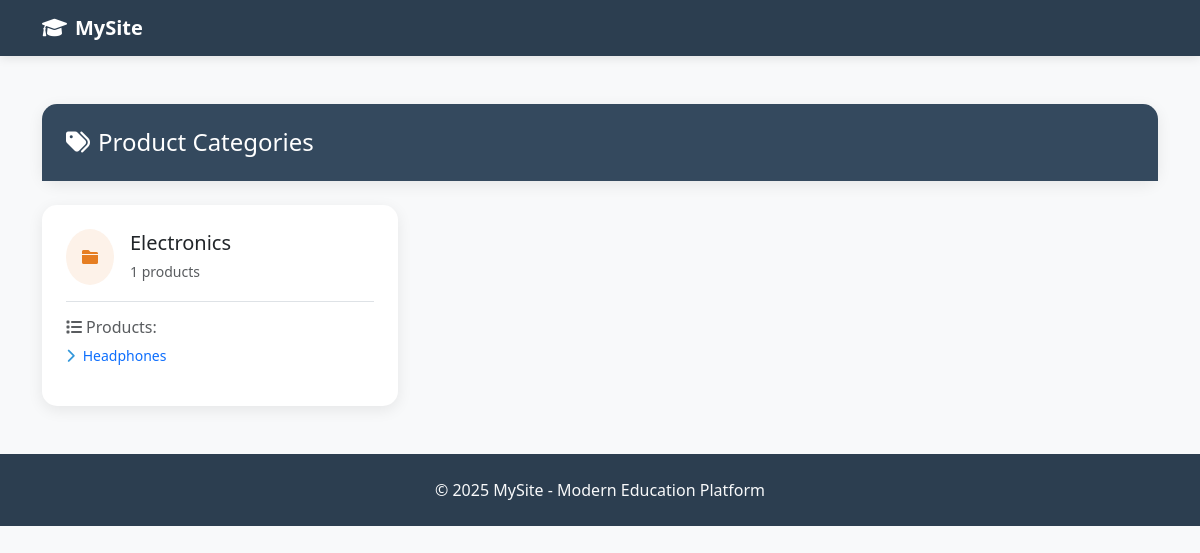
/categories/, run on an earlier commit of the app's database.
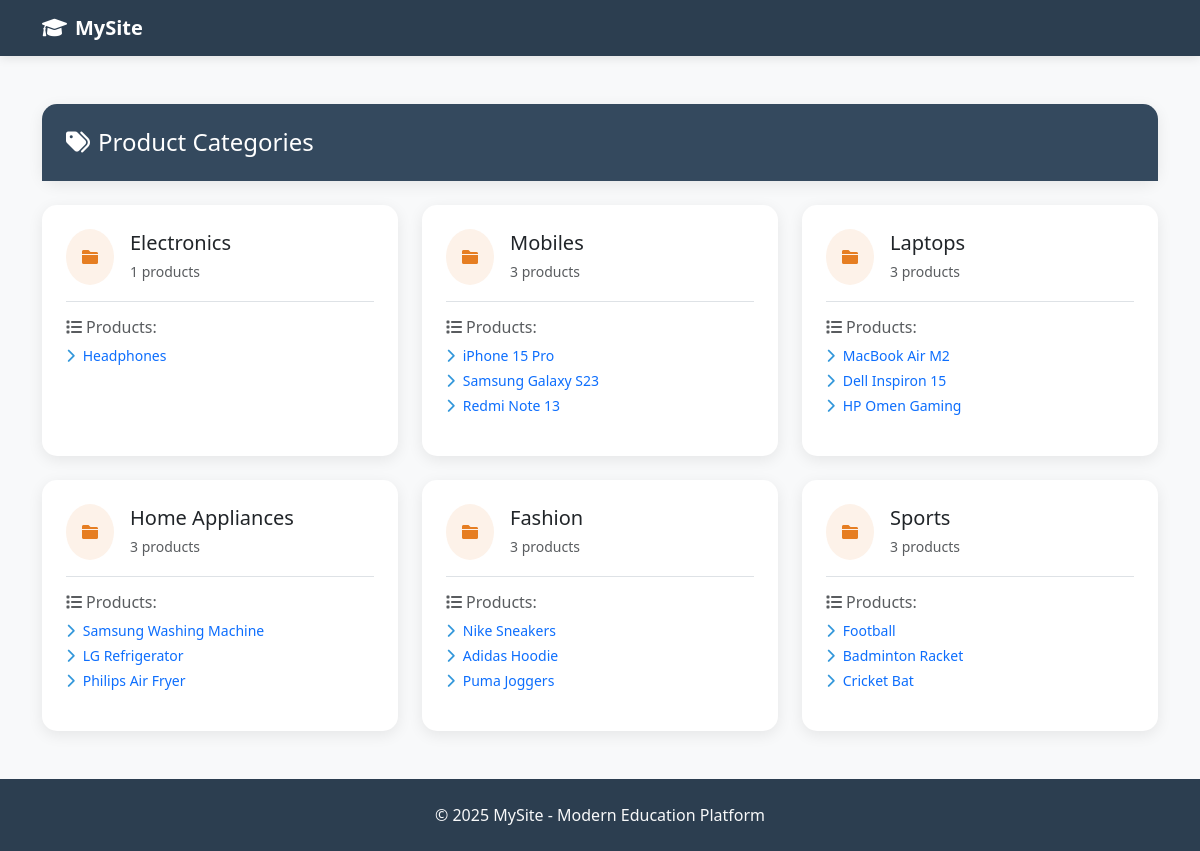
And on a later commit of the database.
### main/models.py (models this page shows, shortened)
class Category(models.Model):
    name = models.CharField(max_length=120, unique=True)
    slug = models.SlugField(max_length=120, unique=True)

class Product(models.Model):
    category = models.ForeignKey(Category, on_delete=models.CASCADE, related_name='products')
    title    = models.CharField(max_length=200)
    description = models.TextField(blank=True)
    price    = models.DecimalField(max_digits=10, decimal_places=2, default=0.0)
    created  = models.DateTimeField(auto_now_add=True)

### main/views.py (the view)
# urls.py: path('categories/', views.category_list, name='category_list'),
def category_list(request):
    categories = Category.objects.all()
    return render(request, 'main/category_list.html', {'categories': categories})

### templates/main/category_list.html (shortened to what this page needs)
{% extends "base.html" %}
{% block content %}
<div class="row mb-4">
  <div class="col-12">
    <div class="modern-card">
      <div class="card-header-modern">
        <h4 class="mb-0"><i class="fas fa-tags me-2"></i>Product Categories</h4>
      </div>
    </div>
  </div>
</div>
<div class="row">
  {% for cat in categories %}
    <div class="col-md-6 col-lg-4 mb-4">
      <div class="modern-card h-100">
        <div class="card-body p-4">
          <div class="d-flex align-items-center mb-3">
            <div class="rounded-circle p-3 me-3" style="background-color: #fdf2e9;">
              <i class="fas fa-folder" style="color: #e67e22;"></i>
            </div>
            <div>
              <h5 class="card-title mb-1">{{ cat.name }}</h5>
              <small class="text-muted">{{ cat.products.count }} products</small>
            </div>
          </div>
          <div class="border-top pt-3">
            <h6 class="text-muted mb-2"><i class="fas fa-list me-1"></i>Products:</h6>
            <ul class="list-unstyled small">
              {% for p in cat.products.all %}
                <li class="mb-1">
                  <a href="{% url 'product_detail' p.pk %}" class="text-decoration-none">
                    <i class="fas fa-chevron-right me-2" style="color: #3498db;"></i>{{ p.title }}
                  </a>
                </li>
              {% empty %}
                <li class="text-muted">
                  <i class="fas fa-info-circle me-2"></i>No products
                </li>
              {% endfor %}
            </ul>
          </div>
        </div>
      </div>
    </div>
  {% endfor %}
</div>
{% endblock %}

### templates/base.html (shortened to what this page needs)
<!doctype html>
<html lang="en">
<head>
  <link href="https://cdn.jsdelivr.net/npm/bootstrap@5.3.2/dist/css/bootstrap.min.css" rel="stylesheet">
  <link href="https://cdnjs.cloudflare.com/ajax/libs/font-awesome/6.0.0/css/all.min.css" rel="stylesheet">
</head>
<body>
  <nav class="navbar navbar-expand-lg navbar-dark modern-navbar fixed-top">
    <div class="container">
      <a class="navbar-brand fw-bold" href="/">
        <i class="fas fa-graduation-cap me-2"></i>MySite
      </a>
    </div>
  </nav>
  <main class="container my-4">
    {% block content %}{% endblock %}
  </main>
  <footer class="modern-footer text-light py-4 mt-auto">
    <div class="container text-center">
      <p class="mb-0">© {% now "Y" %} MySite - Modern Education Platform</p>
    </div>
  </footer>
</body>
</html>

### templates/base.html (style rules this page uses)
body { padding-top: 80px; background-color: #f8f9fa; min-height: 100vh; }
.modern-navbar { background-color: #2c3e50; box-shadow: 0 2px 10px rgba(0,0,0,0.1); }
.modern-card { background: #ffffff; border: none; border-radius: 15px; box-shadow: 0 4px 15px rgba(0, 0, 0, 0.08); transition: all 0.3s ease; }
.card-header-modern { background-color: #34495e; color: white; border: none; border-radius: 15px 15px 0 0; padding: 1.5rem; }
.modern-footer { background-color: #2c3e50; }

What changed in the data, as far as the page shows it:
added Category: name "Mobiles", products.count "3"
added Product: title "iPhone 15 Pro", shown under "Mobiles"
added Product: title "Samsung Galaxy S23", shown under "Mobiles"
added Product: title "Redmi Note 13", shown under "Mobiles"
added Category: name "Laptops", products.count "3"
added Product: title "MacBook Air M2", shown under "Laptops"
added Product: title "Dell Inspiron 15", shown under "Laptops"
added Product: title "HP Omen Gaming", shown under "Laptops"
added Category: name "Home Appliances", products.count "3"
added Product: title "Samsung Washing Machine", shown under "Home Appliances"
added Product: title "LG Refrigerator", shown under "Home Appliances"
added Product: title "Philips Air Fryer", shown under "Home Appliances"
added Category: name "Fashion", products.count "3"
added Product: title "Nike Sneakers", shown under "Fashion"
added Product: title "Adidas Hoodie", shown under "Fashion"
added Product: title "Puma Joggers", shown under "Fashion"
added Category: name "Sports", products.count "3"
added Product: title "Football", shown under "Sports"
added Product: title "Badminton Racket", shown under "Sports"
added Product: title "Cricket Bat", shown under "Sports"
